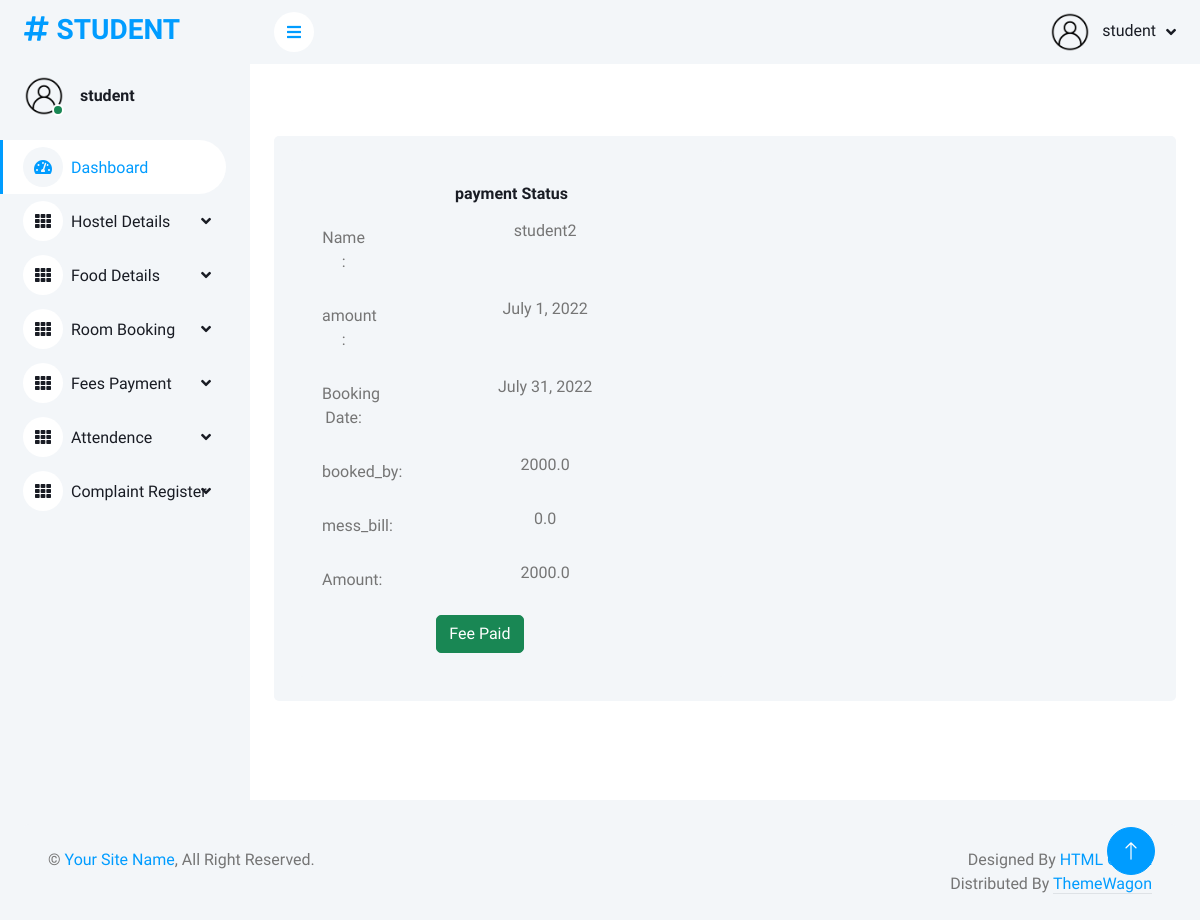
Screenshot of /payment (signed in) with the database file from the repository.
### app/models.py (models this page shows)
class Login(AbstractUser):
    is_parent = models.BooleanField(default=False)
    is_student = models.BooleanField(default=False)

class Fees(models.Model):
    student = models.ForeignKey(Student, on_delete=models.CASCADE)
    from_date = models.DateField(null=True)
    to_date = models.DateField(null=True)
    room_rent = models.FloatField(default=0)
    mess_bill = models.FloatField(default=0)
    amount = models.FloatField(default=0)
    status = models.BooleanField(default=False)
    paid_by = models.CharField(max_length=100)
    paid_date = models.DateField(null=True)
    payment = models.CharField(max_length=100)
    def get_total(self):
        return self.room_rent + self.mess_bill

class Student(models.Model):
    user = models.OneToOneField(Login, on_delete=models.CASCADE, primary_key=True, related_name='student')
    name = models.CharField(max_length=50)
    address = models.TextField()
    contact_no = models.IntegerField()
    email = models.EmailField()
    approval_status = models.BooleanField(default=0)
    image = models.ImageField(upload_to='profile', null=True)
    seen = models.BooleanField(default=False)
    def __str__(self):
        return self.name

### app/studentviews.py (the view)
@login_required(login_url='login')
def payment_details(request):
    u = Student.objects.get(user=request.user)
    payment = Fees.objects.filter(student=u)
    return render(request, 'student_temp/payment_status.html', {'payment': payment})

### templates/student_temp/payment_status.html
{% extends 'student_temp/student_home.html' %}
{% block content %}
{% load static %}
<div class="col-sm-12 col-xl-6">
                        <div class="bg-light rounded h-100 p-4">
                            <h6 class="mb-3">payment Status</h6>
                            <form method="post">{% csrf_token %}
                                {% for payments in payment %}
                                <div class="row mb-3">
                                    <label for="" class="col-sm-2 col-form-label">Name :</label>
                                    <div class="col-sm-10">
                                        {{payments.student}}
                                    </div>
                                </div>
                                <div class="row mb-3">
                                    <label for="" class="col-sm-2 col-form-label">amount :</label>
                                    <div class="col-sm-10">
                                        {{payments.from_date}}
                                    </div>
                                </div>
                                <div class="row mb-3">
                                    <label for="" class="col-sm-2 col-form-label">Booking Date:</label>
                                    <div class="col-sm-10">
                                        {{payments.to_date}}
                                    </div>
                                </div>
                                <div class="row mb-3">
                                    <label for="" class="col-sm-2 col-form-label">booked_by:</label>
                                    <div class="col-sm-10">
                                        {{payments.room_rent}}
                                    </div>
                                </div><div class="row mb-3">
                                    <label for="" class="col-sm-2 col-form-label">mess_bill:</label>
                                    <div class="col-sm-10">
                                        {{payments.mess_bill}}
                                    </div>
                                </div><div class="row mb-3">
                                    <label for="" class="col-sm-2 col-form-label">Amount:</label>
                                    <div class="col-sm-10">
                                        {{payments.get_total}}
                                    </div>
                                </div>
                                 <div class="col-sm-10">
                                     {% if payments.status == False %}
                                <a href="{% url 'do_payment' payments.id %}" class="btn btn-primary">pay</a>
                              {% else %}
                                     <button class="btn btn-success">Fee Paid</button>
                                     {% endif %}
                            </div>
                                {% endfor %}
                            </form>
                        </div>
                    </div>
{% endblock %}

### templates/student_temp/student_home.html (shortened to what this page needs)
<!DOCTYPE html>
{% load static %}
<html lang="en">
<head>
    <link href="https://cdnjs.cloudflare.com/ajax/libs/font-awesome/5.10.0/css/all.min.css" rel="stylesheet">
    <link href="https://cdn.jsdelivr.net/npm/bootstrap-icons@1.4.1/font/bootstrap-icons.css" rel="stylesheet">
    <link href="{% static 'assets1/lib/owlcarousel/assets/owl.carousel.min.css' %}" rel="stylesheet">
    <link href="{% static 'assets1/lib/tempusdominus/css/tempusdominus-bootstrap-4.min.css' %}" rel="stylesheet" />
    <link href="{% static 'assets1/css/bootstrap.min.css' %}" rel="stylesheet">
    <link href="{% static 'assets1/css/style.css' %}" rel="stylesheet">
</head>
<body>
    <div class="container-xxl position-relative bg-white d-flex p-0">
        <div class="sidebar pe-4 pb-3">
            <nav class="navbar bg-light navbar-light">
                <a href="{% url 'student_home' %}" class="navbar-brand mx-4 mb-3">
                    <h3 class="text-primary"><i class="fa fa-hashtag me-2"></i>STUDENT</h3>
                </a>
                <div class="d-flex align-items-center ms-4 mb-4">
                    <div class="position-relative">
                        <img class="rounded-circle" src="{% static 'assets1/img/profile.jpg' %}" alt="" style="width: 40px; height: 40px;">
                        <div class="bg-success rounded-circle border border-2 border-white position-absolute end-0 bottom-0 p-1"></div>
                    </div>
                    <div class="ms-3">
                        <h6 class="mb-0">{{request.user}}</h6>
                    </div>
                </div>
                <div class="navbar-nav w-100">
                    <a href="{% url 'dashboard2' %}" class="nav-item nav-link active"><i class="fa fa-tachometer-alt me-2"></i>Dashboard</a>
                    <div class="nav-item dropdown">
                        <a href="#" class="nav-link dropdown-toggle" data-bs-toggle="dropdown"><i class="fa fa-th me-2">
                        </i>Hostel Details</a>
                    </div>
                    <div class="nav-item dropdown">
                        <a href="#" class="nav-link dropdown-toggle" data-bs-toggle="dropdown"><i class="fa fa-th me-2">
                        </i>Food Details</a>
                    </div>
                    <div class="nav-item dropdown">
                        <a href="#" class="nav-link dropdown-toggle" data-bs-toggle="dropdown"><i class="fa fa-th me-2">
                        </i>Room Booking</a>
                    </div>
                    <div class="nav-item dropdown">
                        <a href="#" class="nav-link dropdown-toggle" data-bs-toggle="dropdown"><i class="fa fa-th me-2">
                        </i>Fees Payment</a>
                    </div>
                    <div class="nav-item dropdown">
                        <a href="#" class="nav-link dropdown-toggle" data-bs-toggle="dropdown"><i class="fa fa-th me-2">
                        </i>Attendence</a>
                    </div>
                    <div class="nav-item dropdown">
                        <a href="#" class="nav-link dropdown-toggle" data-bs-toggle="dropdown"><i class="fa fa-th me-2">
                        </i>Complaint Register</a>
                </div>
                </div>
            </nav>
        </div>
        <div class="content">
            <nav class="navbar navbar-expand bg-light navbar-light sticky-top px-4 py-0">
                <a href="#" class="sidebar-toggler flex-shrink-0">
                    <i class="fa fa-bars"></i>
                </a>
                <div class="navbar-nav align-items-center ms-auto">
                    <div class="nav-item dropdown">
                        <a href="#" class="nav-link dropdown-toggle" data-bs-toggle="dropdown">
                            <img class="rounded-circle me-lg-2" src="{% static 'assets1/img/profile.jpg' %}" alt="" style="width: 40px; height: 40px;">
                            <span class="d-none d-lg-inline-flex">{{request.user}}</span>
                        </a>
                    </div>
                </div>
            </nav>
            <div class="container-fluid pt-4 px-4">
                <div class="row g-4">
                </div>
            </div>
            <div class="container-fluid pt-4 px-4">
                <div class="row g-4">
                </div>
            </div>
            <div class="container-fluid pt-4 px-4">
                <div class="bg-light text-center rounded p-4">
                    {% block content %}{% endblock %}
                </div>
            </div>
            <div class="container-fluid pt-4 px-4">
                    </div>
                            </div>
                        </div>
            <footer>
            <div class="container-fluid pt-4 px-4">
                <div class="bg-light rounded-top p-4">
                    <div class="row">
                        <div class="col-12 col-sm-6 text-center text-sm-start">
                            &copy; <a href="#">Your Site Name</a>, All Right Reserved.
                        </div>
                        <div class="col-12 col-sm-6 text-center text-sm-end">
                            Designed By <a href="https://htmlcodex.com">HTML Codex</a>
                        Distributed By <a class="border-bottom" href="https://themewagon.com" target="_blank">ThemeWagon</a>
                        </div>
                    </div>
                </div>
            </div>
    </footer>
        <a href="#" class="btn btn-lg btn-primary btn-lg-square back-to-top"><i class="bi bi-arrow-up"></i></a>
</body>
</html>

### static/assets1/css/style.css (style rules this page uses)
:root { --primary: #009CFF; --light: #F3F6F9; --dark: #191C24; }
.back-to-top { position: fixed; display: none; right: 45px; bottom: 45px; z-index: 99; }
.btn { transition: .5s; }
.btn.btn-primary { color: #FFFFFF; }
.btn-lg-square { width: 48px; height: 48px; }
.btn-square, .btn-sm-square, .btn-lg-square { padding: 0; display: inline-flex; align-items: center; justify-content: center; font-weight: normal; border-radius: 50px; }
.sidebar { position: fixed; top: 0; left: 0; bottom: 0; width: 250px; height: 100vh; overflow-y: auto; background: var(--light); transition: 0.5s; z-index: 999; }
.content { margin-left: 250px; min-height: 100vh; background: #FFFFFF; transition: 0.5s; }
@media (min-width: 992px) { .sidebar { margin-left: 0; } }
@media (min-width: 992px) { .content { width: calc(100% - 250px); } }
.sidebar .navbar .navbar-nav .nav-link { padding: 7px 20px; color: var(--dark); font-weight: 500; border-left: 3px solid var(--light); border-radius: 0 30px 30px 0; outline: none; }
.sidebar .navbar .navbar-nav .nav-link:hover, .sidebar .navbar .navbar-nav .nav-link.active { color: var(--primary); background: #FFFFFF; border-color: var(--primary); }
.sidebar .navbar .navbar-nav .nav-link i { width: 40px; height: 40px; display: inline-flex; align-items: center; justify-content: center; background: #FFFFFF; border-radius: 40px; }
.sidebar .navbar .navbar-nav .nav-link:hover i, .sidebar .navbar .navbar-nav .nav-link.active i { background: var(--light); }
.sidebar .navbar .dropdown-toggle::after { position: absolute; top: 15px; right: 15px; border: none; content: "\f107"; font-family: "Font Awesome 5 Free"; font-weight: 900; transition: .5s; }
.content .navbar .navbar-nav .nav-link { margin-left: 25px; padding: 12px 0; color: var(--dark); outline: none; }
.content .navbar .sidebar-toggler, .content .navbar .navbar-nav .nav-link i { width: 40px; height: 40px; display: inline-flex; align-items: center; justify-content: center; background: #FFFFFF; border-radius: 40px; }
.content .navbar .dropdown-toggle::after { margin-left: 6px; vertical-align: middle; border: none; content: "\f107"; font-family: "Font Awesome 5 Free"; font-weight: 900; transition: .5s; }

### rows the page displays
Login: user "student"
Fees: student "student2", from_date "July 1, 2022", to_date "July 31, 2022", room_rent "2000.0", mess_bill "0.0", get_total "2000.0", status "Fee Paid"
